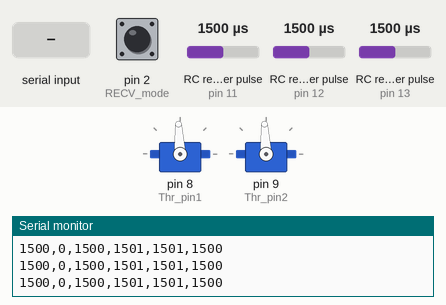
Simulated run of this sketch. Board: Arduino Uno, built with avr-gcc and run on an emulated ATmega328P. Parts: 2 × servo, the last lines printed to the serial monitor. Wiring (inferred from the names in the program): 3 × RC receiver channel: data pin 11 / data pin 12 / data pin 13. Inputs (shaded band) come from the test bench; at power-on: RC receiver pulse (sensors on pin 12, pin 13, pin 11) 1500 µs, pin 2 (RECV_mode) LOW.

Above: at 2.2 s.
2.3 s: "90,45\n" received over Serial
At 2.52 s:
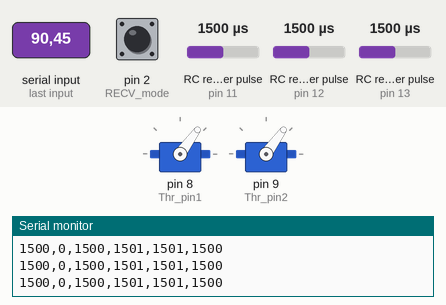
4.1 s: RC receiver pulse (sensor on pin 12) set to 1020 µs
At 5.4 s:
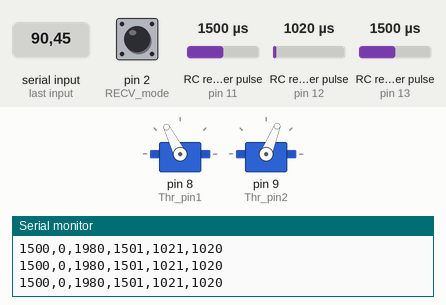
5.7 s: RC receiver pulse (sensor on pin 13) set to 1020 µs
At 6.6 s:
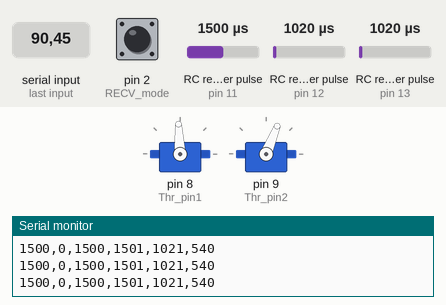
7.3 s: RC receiver pulse (sensor on pin 12) set to 1250 µs
At 7.8 s:
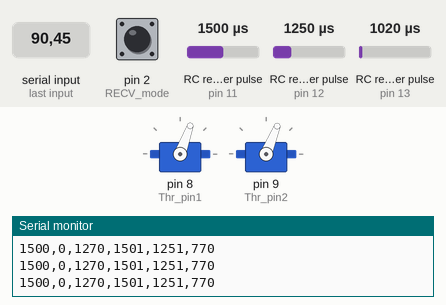
8.9 s: RC receiver pulse (sensor on pin 13) set to 1750 µs
At 10.2 s:
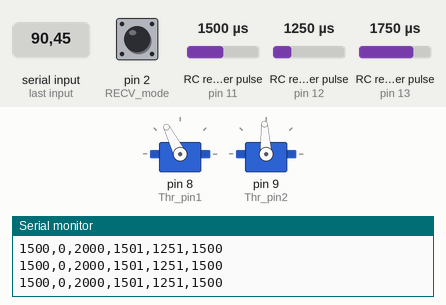
10.5 s: RC receiver pulse (sensor on pin 12) set to 1500 µs
At 11.5 s:
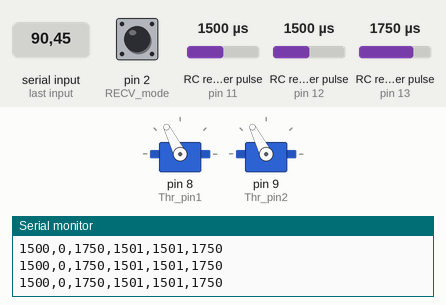
Timing chart, 0 to 13.1 s (numbered marks = the images above; inputs shaded):
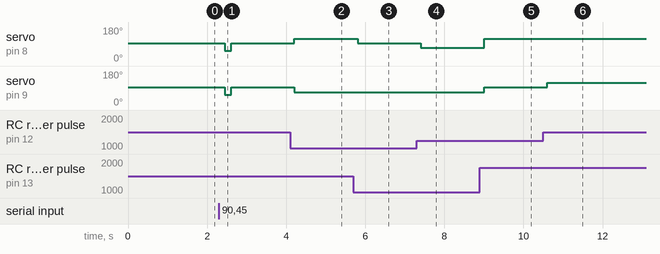

The sketch:

MK3_No_LED_0824.ino
```cpp
/// 2024.05.02
/// Author: SIWON, SEONHYUK, SEONHYUN
/// This code is the control code for MARK3 ships.
/// Vessel configuration: 2 thrusters, LED, physical emergency power supply, rc_2 receiver, os1
/// New controller

#include <Servo.h>

#define RECV_mode 2  // channel 6. Auto & RC mode
#define Throttle2 12 // channel . rudder
#define Throttle0 13 // channel 1. thruster(PORT)
#define Throttle1 11 // channel 2. thruster(STBD)

byte Thr_pin1 = 8; //port
byte Thr_pin2 = 9; //stbd

String DataToESC;    //ESC에 전달할 PWM
String DataTOSend;   //아두이노가 보낼 신호
String RecieveData;  //아두이노가 받은 PWM
String DataFromRC;   // RC수신기에서 보낸 PWM
int Status = 1;  // ROS2 파싱 X

int thr_min = 1250;
int thr_max = 1750;
int thr_min_auto = 1100;
int thr_max_auto = 1900;
Servo thr1;
Servo thr2;

int port_pwm; int stbd_pwm;
void setup() {
  pinMode(RECV_mode, INPUT);
  pinMode(Throttle2, INPUT);
  pinMode(Throttle1, INPUT);
  pinMode(Throttle0, INPUT);

  thr1.attach(Thr_pin1);
  thr2.attach(Thr_pin2);
  thr2.writeMicroseconds(1500);
  thr1.writeMicroseconds(1500);
  delay(1000);
  Serial.begin(57600);

}

void loop() {
  unsigned long currentMillis = millis();

  float sum1 = 0;
  float sum2 = 0;
  float sum3 = 0;
  float sum4 = 0;

  int cnt = 0;
  int count = 2;  // 이동평균필터의 분모
  int avg1, avg2, avg3, avg4;
  while (cnt < count) {
    sum1 += pulseIn(Throttle1, HIGH, 50000);
    sum2 += pulseIn(RECV_mode, HIGH, 50000);
    sum3 += pulseIn(Throttle2, HIGH, 50000);
    sum4 += pulseIn(Throttle0, HIGH, 50000);

    cnt++;
  }
  avg1 = sum1 / count; //EM Stop 1500
  avg2 = sum2 / count; // Mode switch 1200 1500 1800
  avg3 = sum3 / count; //Rud
  avg4 = sum4 /count; // Thr

  //if (1480 <= avg4 <= 1520) {
    //avg4 = 1500;}

  int rudder_abs = 1500-avg3;

  if (rudder_abs>0){
    port_pwm = avg4+abs(rudder_abs);
    stbd_pwm = avg4-abs(rudder_abs);
  } else if (rudder_abs<0){
    port_pwm = avg4-abs(rudder_abs);
    stbd_pwm = avg4+abs(rudder_abs);
  } else {
    port_pwm = 1500;
    stbd_pwm = 1500;
  }
  port_pwm = ((port_pwm + 5) / 10) * 10;
  stbd_pwm = ((stbd_pwm + 5) / 10) * 10;

  DataFromRC = String(port_pwm) + "," + String(avg1) + "," + String(avg3) + "," + String(stbd_pwm);


  //시리얼 통신으로 데이터 송신
  if (Serial.availableForWrite()) {
    DataTOSend = DataToESC + "," + String(Status) + "," + DataFromRC ;

    Serial.println(DataTOSend);
  }


    //시리얼 통신으로 데이터 수신
  if (Serial.available() > 0) {
    String RecieveData = Serial.readStringUntil('\n');  // 줄 바꿈 문자('\n')까지 읽음

    // 문자열을 파싱하여 숫자로 변환
    int value1, value2;
    sscanf(RecieveData.c_str(), "%d,%d,%d", &value1, &value2);
    value1 = constrain(value1, thr_min_auto, thr_max_auto);
    value2 = constrain(value2, thr_min_auto, thr_max_auto);
    thr1.writeMicroseconds(value2) ;
    thr2.writeMicroseconds(value1);

    //DataToESC = String(value1) + "," + String(value2) + "," + String(value3);
    DataToESC = String(value1) + "," + String(value2);
    Status = 1;  //ROS2 파싱중
  }
  else {
    // 수신된 데이터가 없을 때 기본 PWM 값을 사용
    port_pwm = constrain(port_pwm, thr_min, thr_max);
    stbd_pwm = constrain(stbd_pwm, thr_min, thr_max);
    thr1.writeMicroseconds(port_pwm);
    thr2.writeMicroseconds(stbd_pwm);
    DataToESC = String(1500) ;
    Status = 0;  //ROS2 파싱 X

  }
  }
```

Measured:
- after the input at 2.3 s, servo on pin 8 (Thr_pin1), servo on pin 9 (Thr_pin2): 93° → 54° after 0.15 s, → 93° 0.16 s later
- after the input at 4.1 s, servo on pin 8 (Thr_pin1): 93° → 117° after 0.11 s; servo on pin 9 (Thr_pin2): 93° → 68° after 0.11 s
- after the input at 5.7 s, servo on pin 8 (Thr_pin1): 117° → 93° after 0.11 s
- after the input at 7.3 s, servo on pin 8 (Thr_pin1): 93° → 70° after 0.11 s
- after the input at 8.9 s, servo on pin 8 (Thr_pin1): 70° → 117° after 0.11 s; servo on pin 9 (Thr_pin2): 68° → 93° after 0.11 s
- after the input at 10.5 s, servo on pin 9 (Thr_pin2): 93° → 117° after 0.11 s
